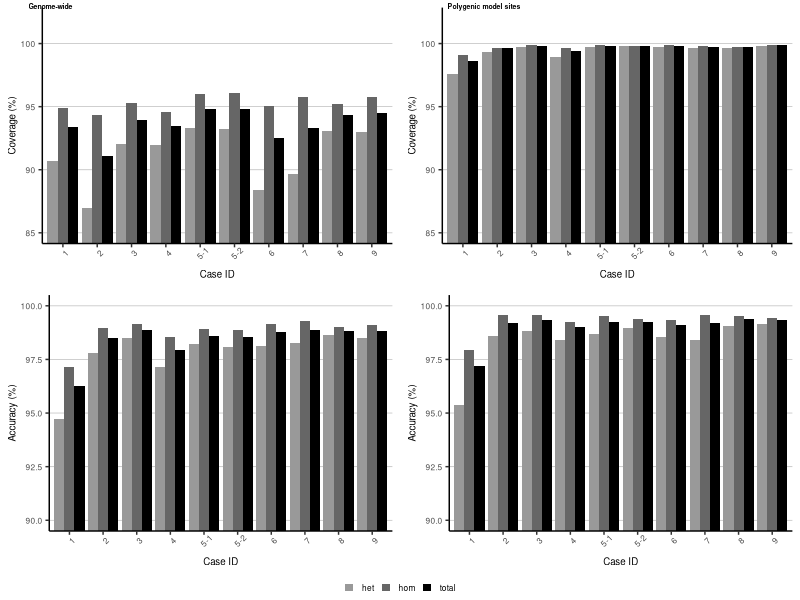

Generate this figure with R:
library(ggpubr)
library(ggplot2)

gwstats<-read.table("./data/figure1c_gw.txt", header=T)
prstats<-read.table("./data/figure1c_prs.txt", header=T)

#Generate Figure 1C
#Genome-wide coverage and error plots by genotype
cov<-ggplot(gwstats, aes(fill=gt, y=cov*100, x=index)) + geom_bar(position="dodge", stat="identity") + ylab("Coverage (%)") + xlab("Case ID")+scale_fill_manual(values = c("#999999","#666666","black")) + theme(legend.key.size = unit(0.25, 'cm'),legend.text=element_text(size=6), axis.text=element_text(size=6),axis.title=element_text(size=7),panel.grid.major.y = element_line(size=0.25, color="gray"), panel.grid.major.x = element_blank(), panel.background = element_blank(), axis.line = element_line(colour = "black"), legend.title=element_blank(),axis.text.x = element_text(angle = 45)) + coord_cartesian(ylim = c(85, 102))
error<-ggplot(gwstats, aes(fill=gt, y=(1-error)*100, x=index)) + geom_bar(position="dodge", stat="identity") + ylab("Accuracy (%)") + xlab("Case ID")+scale_fill_manual(values = c("#999999","#666666","black")) + theme(legend.key.size = unit(0.25, 'cm'),legend.text=element_text(size=6), axis.text=element_text(size=6),axis.title=element_text(size=7),panel.grid.major.y = element_line(size=0.25, color="gray"), panel.grid.major.x = element_blank(),panel.grid.minor = element_blank(), panel.background = element_blank(), axis.line = element_line(colour = "black"), legend.title=element_blank(),axis.text.x = element_text(angle = 45)) + coord_cartesian(ylim = c(90, 100))

#PRS cov and error plots
prscovbygt<-ggplot(prstats, aes(fill=gt, y=cov*100, x=index)) + geom_bar(position="dodge", stat="identity") + ylab("Coverage (%)") + xlab("Case ID")+scale_fill_manual(values = c("#999999","#666666","black")) + theme(legend.key.size = unit(0.25, 'cm'),legend.text=element_text(size=6), axis.text=element_text(size=6),axis.title=element_text(size=7),panel.grid.major.y = element_line(size=0.25, color="gray"), panel.grid.major.x = element_blank(), panel.grid.minor = element_blank(), panel.background = element_blank(), axis.line = element_line(colour = "black"), legend.title=element_blank(),axis.text.x = element_text(angle = 45)) + coord_cartesian(ylim = c(85, 102))
prserrorbygt<-ggplot(prstats, aes(fill=gt, y=(1-error)*100, x=index)) + geom_bar(position="dodge", stat="identity") + ylab("Accuracy (%)") + xlab("Case ID")+scale_fill_manual(values = c("#999999","#666666","black")) + theme(legend.key.size = unit(0.25, 'cm'),legend.text=element_text(size=6), axis.text=element_text(size=6),axis.title=element_text(size=7),panel.grid.major.y = element_line(size=0.25, color="gray"), panel.grid.major.x = element_blank(),panel.grid.minor = element_blank(), panel.background = element_blank(), axis.line = element_line(colour = "black"), legend.title=element_blank(),axis.text.x = element_text(angle = 45)) + coord_cartesian(ylim = c(90, 100))

#Put together in grid
combinedplot<-ggarrange(cov, prscovbygt,error,prserrorbygt,ncol=2,nrow=2,  common.legend=TRUE, legend=c("bottom"), labels=c("Genome-wide", "Polygenic model sites"), font.label=list(color="black", size=5),hjust=-0.65)
#ggsave("./figures/coverage_error_bygt.png", plot=combinedplot, dpi=300, width=4.4, height=4.8, units=c("in"))
ggsave("./figures/Fig1C.pdf", plot=combinedplot, dpi=300, width=85, height=115, units=c("mm"), device="pdf")
dev.off()
